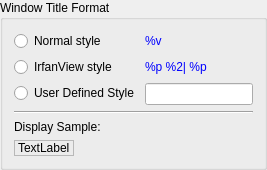
        <widget class="QGroupBox" name="groupBox_3">
         <property name="sizePolicy">
          <sizepolicy hsizetype="Preferred" vsizetype="Minimum">
           <horstretch>0</horstretch>
           <verstretch>0</verstretch>
          </sizepolicy>
         </property>
         <property name="title">
          <string>Window Title Format</string>
         </property>
         <layout class="QFormLayout" name="formLayout_3">
          <item row="0" column="0">
           <widget class="QRadioButton" name="radioButtonWindowTitleNormalStyle">
            <property name="text">
             <string>Normal style</string>
            </property>
           </widget>
          </item>
          <item row="1" column="0">
           <widget class="QRadioButton" name="radioButtonWindowTitleIrfanViewStyle">
            <property name="text">
             <string>IrfanView style</string>
            </property>
           </widget>
          </item>
          <item row="1" column="1">
           <widget class="QLabel" name="label_9">
            <property name="palette">
             <palette>
              <active>
               <colorrole role="WindowText">
                <brush brushstyle="SolidPattern">
                 <color alpha="255">
                  <red>0</red>
                  <green>0</green>
                  <blue>255</blue>
                 </color>
                </brush>
               </colorrole>
               <colorrole role="Button">
                <brush brushstyle="SolidPattern">
                 <color alpha="255">
                  <red>0</red>
                  <green>0</green>
                  <blue>255</blue>
                 </color>
                </brush>
               </colorrole>
               <colorrole role="Light">
                <brush brushstyle="SolidPattern">
                 <color alpha="255">
                  <red>127</red>
                  <green>127</green>
                  <blue>255</blue>
                 </color>
                </brush>
               </colorrole>
               <colorrole role="Midlight">
                <brush brushstyle="SolidPattern">
                 <color alpha="255">
                  <red>63</red>
                  <green>63</green>
                  <blue>255</blue>
                 </color>
                </brush>
               </colorrole>
               <colorrole role="Dark">
                <brush brushstyle="SolidPattern">
                 <color alpha="255">
                  <red>0</red>
                  <green>0</green>
                  <blue>127</blue>
                 </color>
                </brush>
               </colorrole>
               <colorrole role="Mid">
                <brush brushstyle="SolidPattern">
                 <color alpha="255">
                  <red>0</red>
                  <green>0</green>
                  <blue>170</blue>
                 </color>
                </brush>
               </colorrole>
               <colorrole role="Text">
                <brush brushstyle="SolidPattern">
                 <color alpha="255">
                  <red>0</red>
                  <green>0</green>
                  <blue>255</blue>
                 </color>
                </brush>
               </colorrole>
               <colorrole role="BrightText">
                <brush brushstyle="SolidPattern">
                 <color alpha="255">
                  <red>255</red>
                  <green>255</green>
                  <blue>255</blue>
                 </color>
                </brush>
               </colorrole>
               <colorrole role="ButtonText">
                <brush brushstyle="SolidPattern">
                 <color alpha="255">
                  <red>0</red>
                  <green>0</green>
                  <blue>0</blue>
                 </color>
                </brush>
               </colorrole>
               <colorrole role="Base">
                <brush brushstyle="SolidPattern">
                 <color alpha="255">
                  <red>255</red>
                  <green>255</green>
                  <blue>255</blue>
                 </color>
                </brush>
               </colorrole>
               <colorrole role="Window">
                <brush brushstyle="SolidPattern">
                 <color alpha="255">
                  <red>0</red>
                  <green>0</green>
                  <blue>255</blue>
                 </color>
                </brush>
               </colorrole>
               <colorrole role="Shadow">
                <brush brushstyle="SolidPattern">
                 <color alpha="255">
                  <red>0</red>
                  <green>0</green>
                  <blue>0</blue>
                 </color>
                </brush>
               </colorrole>
               <colorrole role="AlternateBase">
                <brush brushstyle="SolidPattern">
                 <color alpha="255">
                  <red>127</red>
                  <green>127</green>
                  <blue>255</blue>
                 </color>
                </brush>
               </colorrole>
               <colorrole role="ToolTipBase">
                <brush brushstyle="SolidPattern">
                 <color alpha="255">
                  <red>255</red>
                  <green>255</green>
                  <blue>220</blue>
                 </color>
                </brush>
               </colorrole>
               <colorrole role="ToolTipText">
                <brush brushstyle="SolidPattern">
                 <color alpha="255">
                  <red>0</red>
                  <green>0</green>
                  <blue>0</blue>
                 </color>
                </brush>
               </colorrole>
              </active>
              <inactive>
               <colorrole role="WindowText">
                <brush brushstyle="SolidPattern">
                 <color alpha="255">
                  <red>0</red>
                  <green>0</green>
                  <blue>255</blue>
                 </color>
                </brush>
               </colorrole>
               <colorrole role="Button">
                <brush brushstyle="SolidPattern">
                 <color alpha="255">
                  <red>0</red>
                  <green>0</green>
                  <blue>255</blue>
                 </color>
                </brush>
               </colorrole>
               <colorrole role="Light">
                <brush brushstyle="SolidPattern">
                 <color alpha="255">
                  <red>127</red>
                  <green>127</green>
                  <blue>255</blue>
                 </color>
                </brush>
               </colorrole>
               <colorrole role="Midlight">
                <brush brushstyle="SolidPattern">
                 <color alpha="255">
                  <red>63</red>
                  <green>63</green>
                  <blue>255</blue>
                 </color>
                </brush>
               </colorrole>
               <colorrole role="Dark">
                <brush brushstyle="SolidPattern">
                 <color alpha="255">
                  <red>0</red>
                  <green>0</green>
                  <blue>127</blue>
                 </color>
                </brush>
               </colorrole>
               <colorrole role="Mid">
                <brush brushstyle="SolidPattern">
                 <color alpha="255">
                  <red>0</red>
                  <green>0</green>
                  <blue>170</blue>
                 </color>
                </brush>
               </colorrole>
               <colorrole role="Text">
                <brush brushstyle="SolidPattern">
                 <color alpha="255">
                  <red>0</red>
                  <green>0</green>
                  <blue>255</blue>
                 </color>
                </brush>
               </colorrole>
               <colorrole role="BrightText">
                <brush brushstyle="SolidPattern">
                 <color alpha="255">
                  <red>255</red>
                  <green>255</green>
                  <blue>255</blue>
                 </color>
                </brush>
               </colorrole>
               <colorrole role="ButtonText">
                <brush brushstyle="SolidPattern">
                 <color alpha="255">
                  <red>0</red>
                  <green>0</green>
                  <blue>0</blue>
                 </color>
                </brush>
               </colorrole>
               <colorrole role="Base">
                <brush brushstyle="SolidPattern">
                 <color alpha="255">
                  <red>255</red>
                  <green>255</green>
                  <blue>255</blue>
                 </color>
                </brush>
               </colorrole>
               <colorrole role="Window">
                <brush brushstyle="SolidPattern">
                 <color alpha="255">
                  <red>0</red>
                  <green>0</green>
                  <blue>255</blue>
                 </color>
                </brush>
               </colorrole>
               <colorrole role="Shadow">
                <brush brushstyle="SolidPattern">
                 <color alpha="255">
                  <red>0</red>
                  <green>0</green>
                  <blue>0</blue>
                 </color>
                </brush>
               </colorrole>
               <colorrole role="AlternateBase">
                <brush brushstyle="SolidPattern">
                 <color alpha="255">
                  <red>127</red>
                  <green>127</green>
                  <blue>255</blue>
                 </color>
                </brush>
               </colorrole>
               <colorrole role="ToolTipBase">
                <brush brushstyle="SolidPattern">
                 <color alpha="255">
                  <red>255</red>
                  <green>255</green>
                  <blue>220</blue>
                 </color>
                </brush>
               </colorrole>
               <colorrole role="ToolTipText">
                <brush brushstyle="SolidPattern">
                 <color alpha="255">
                  <red>0</red>
                  <green>0</green>
                  <blue>0</blue>
                 </color>
                </brush>
               </colorrole>
              </inactive>
              <disabled>
               <colorrole role="WindowText">
                <brush brushstyle="SolidPattern">
                 <color alpha="255">
                  <red>0</red>
                  <green>0</green>
                  <blue>127</blue>
                 </color>
                </brush>
               </colorrole>
               <colorrole role="Button">
                <brush brushstyle="SolidPattern">
                 <color alpha="255">
                  <red>0</red>
                  <green>0</green>
                  <blue>255</blue>
                 </color>
                </brush>
               </colorrole>
               <colorrole role="Light">
                <brush brushstyle="SolidPattern">
                 <color alpha="255">
                  <red>127</red>
                  <green>127</green>
                  <blue>255</blue>
                 </color>
                </brush>
               </colorrole>
               <colorrole role="Midlight">
                <brush brushstyle="SolidPattern">
                 <color alpha="255">
                  <red>63</red>
                  <green>63</green>
                  <blue>255</blue>
                 </color>
                </brush>
               </colorrole>
               <colorrole role="Dark">
                <brush brushstyle="SolidPattern">
                 <color alpha="255">
                  <red>0</red>
                  <green>0</green>
                  <blue>127</blue>
                 </color>
                </brush>
               </colorrole>
               <colorrole role="Mid">
                <brush brushstyle="SolidPattern">
                 <color alpha="255">
                  <red>0</red>
                  <green>0</green>
                  <blue>170</blue>
                 </color>
                </brush>
               </colorrole>
               <colorrole role="Text">
                <brush brushstyle="SolidPattern">
                 <color alpha="255">
                  <red>0</red>
                  <green>0</green>
                  <blue>127</blue>
                 </color>
                </brush>
               </colorrole>
               <colorrole role="BrightText">
                <brush brushstyle="SolidPattern">
                 <color alpha="255">
                  <red>255</red>
                  <green>255</green>
                  <blue>255</blue>
                 </color>
                </brush>
               </colorrole>
               <colorrole role="ButtonText">
                <brush brushstyle="SolidPattern">
                 <color alpha="255">
                  <red>0</red>
                  <green>0</green>
                  <blue>127</blue>
                 </color>
                </brush>
               </colorrole>
               <colorrole role="Base">
                <brush brushstyle="SolidPattern">
                 <color alpha="255">
                  <red>0</red>
                  <green>0</green>
                  <blue>255</blue>
                 </color>
                </brush>
               </colorrole>
               <colorrole role="Window">
                <brush brushstyle="SolidPattern">
                 <color alpha="255">
                  <red>0</red>
                  <green>0</green>
                  <blue>255</blue>
                 </color>
                </brush>
               </colorrole>
               <colorrole role="Shadow">
                <brush brushstyle="SolidPattern">
                 <color alpha="255">
                  <red>0</red>
                  <green>0</green>
                  <blue>0</blue>
                 </color>
                </brush>
               </colorrole>
               <colorrole role="AlternateBase">
                <brush brushstyle="SolidPattern">
                 <color alpha="255">
                  <red>0</red>
                  <green>0</green>
                  <blue>255</blue>
                 </color>
                </brush>
               </colorrole>
               <colorrole role="ToolTipBase">
                <brush brushstyle="SolidPattern">
                 <color alpha="255">
                  <red>255</red>
                  <green>255</green>
                  <blue>220</blue>
                 </color>
                </brush>
               </colorrole>
               <colorrole role="ToolTipText">
                <brush brushstyle="SolidPattern">
                 <color alpha="255">
                  <red>0</red>
                  <green>0</green>
                  <blue>0</blue>
                 </color>
                </brush>
               </colorrole>
              </disabled>
             </palette>
            </property>
            <property name="text">
             <string notr="true">%p %2| %p</string>
            </property>
           </widget>
          </item>
          <item row="2" column="0">
           <widget class="QRadioButton" name="radioButtonWindowTitleUserDefined">
            <property name="text">
             <string>User Defined Style</string>
            </property>
           </widget>
          </item>
          <item row="2" column="1">
           <widget class="QLineEdit" name="lineEditWindowTitleUserStyle"/>
          </item>
          <item row="3" column="0" colspan="2">
           <widget class="Line" name="line_2">
            <property name="orientation">
             <enum>Qt::Horizontal</enum>
            </property>
           </widget>
          </item>
          <item row="4" column="0">
           <widget class="QLabel" name="label_10">
            <property name="text">
             <string>Display Sample:</string>
            </property>
           </widget>
          </item>
          <item row="5" column="0">
           <widget class="QLabel" name="labelWindowTitleSample">
            <property name="frameShape">
             <enum>QFrame::StyledPanel</enum>
            </property>
            <property name="text">
             <string notr="true">TextLabel</string>
            </property>
           </widget>
          </item>
          <item row="0" column="1">
           <widget class="QLabel" name="label_8">
            <property name="palette">
             <palette>
              <active>
               <colorrole role="WindowText">
                <brush brushstyle="SolidPattern">
                 <color alpha="255">
                  <red>0</red>
                  <green>0</green>
                  <blue>255</blue>
                 </color>
                </brush>
               </colorrole>
               <colorrole role="Button">
                <brush brushstyle="SolidPattern">
                 <color alpha="255">
                  <red>0</red>
                  <green>0</green>
                  <blue>255</blue>
                 </color>
                </brush>
               </colorrole>
               <colorrole role="Light">
                <brush brushstyle="SolidPattern">
                 <color alpha="255">
                  <red>127</red>
                  <green>127</green>
                  <blue>255</blue>
                 </color>
                </brush>
               </colorrole>
               <colorrole role="Midlight">
                <brush brushstyle="SolidPattern">
                 <color alpha="255">
                  <red>63</red>
                  <green>63</green>
                  <blue>255</blue>
                 </color>
                </brush>
               </colorrole>
               <colorrole role="Dark">
                <brush brushstyle="SolidPattern">
                 <color alpha="255">
                  <red>0</red>
                  <green>0</green>
                  <blue>127</blue>
                 </color>
                </brush>
               </colorrole>
               <colorrole role="Mid">
                <brush brushstyle="SolidPattern">
                 <color alpha="255">
                  <red>0</red>
                  <green>0</green>
                  <blue>170</blue>
                 </color>
                </brush>
               </colorrole>
               <colorrole role="Text">
                <brush brushstyle="SolidPattern">
                 <color alpha="255">
                  <red>0</red>
                  <green>0</green>
                  <blue>255</blue>
                 </color>
                </brush>
               </colorrole>
               <colorrole role="BrightText">
                <brush brushstyle="SolidPattern">
                 <color alpha="255">
                  <red>255</red>
                  <green>255</green>
                  <blue>255</blue>
                 </color>
                </brush>
               </colorrole>
               <colorrole role="ButtonText">
                <brush brushstyle="SolidPattern">
                 <color alpha="255">
                  <red>0</red>
                  <green>0</green>
                  <blue>0</blue>
                 </color>
                </brush>
               </colorrole>
               <colorrole role="Base">
                <brush brushstyle="SolidPattern">
                 <color alpha="255">
                  <red>255</red>
                  <green>255</green>
                  <blue>255</blue>
                 </color>
                </brush>
               </colorrole>
               <colorrole role="Window">
                <brush brushstyle="SolidPattern">
                 <color alpha="255">
                  <red>0</red>
                  <green>0</green>
                  <blue>255</blue>
                 </color>
                </brush>
               </colorrole>
               <colorrole role="Shadow">
                <brush brushstyle="SolidPattern">
                 <color alpha="255">
                  <red>0</red>
                  <green>0</green>
                  <blue>0</blue>
                 </color>
                </brush>
               </colorrole>
               <colorrole role="AlternateBase">
                <brush brushstyle="SolidPattern">
                 <color alpha="255">
                  <red>127</red>
                  <green>127</green>
                  <blue>255</blue>
                 </color>
                </brush>
               </colorrole>
               <colorrole role="ToolTipBase">
                <brush brushstyle="SolidPattern">
                 <color alpha="255">
                  <red>255</red>
                  <green>255</green>
                  <blue>220</blue>
                 </color>
                </brush>
               </colorrole>
               <colorrole role="ToolTipText">
                <brush brushstyle="SolidPattern">
                 <color alpha="255">
                  <red>0</red>
                  <green>0</green>
                  <blue>0</blue>
                 </color>
                </brush>
               </colorrole>
              </active>
              <inactive>
               <colorrole role="WindowText">
                <brush brushstyle="SolidPattern">
                 <color alpha="255">
                  <red>0</red>
                  <green>0</green>
                  <blue>255</blue>
                 </color>
                </brush>
               </colorrole>
               <colorrole role="Button">
                <brush brushstyle="SolidPattern">
                 <color alpha="255">
                  <red>0</red>
                  <green>0</green>
                  <blue>255</blue>
                 </color>
                </brush>
               </colorrole>
               <colorrole role="Light">
                <brush brushstyle="SolidPattern">
                 <color alpha="255">
                  <red>127</red>
                  <green>127</green>
                  <blue>255</blue>
                 </color>
                </brush>
               </colorrole>
               <colorrole role="Midlight">
                <brush brushstyle="SolidPattern">
                 <color alpha="255">
                  <red>63</red>
                  <green>63</green>
                  <blue>255</blue>
                 </color>
                </brush>
               </colorrole>
               <colorrole role="Dark">
                <brush brushstyle="SolidPattern">
                 <color alpha="255">
                  <red>0</red>
                  <green>0</green>
                  <blue>127</blue>
                 </color>
                </brush>
               </colorrole>
               <colorrole role="Mid">
                <brush brushstyle="SolidPattern">
                 <color alpha="255">
                  <red>0</red>
                  <green>0</green>
                  <blue>170</blue>
                 </color>
                </brush>
               </colorrole>
               <colorrole role="Text">
                <brush brushstyle="SolidPattern">
                 <color alpha="255">
                  <red>0</red>
                  <green>0</green>
                  <blue>255</blue>
                 </color>
                </brush>
               </colorrole>
               <colorrole role="BrightText">
                <brush brushstyle="SolidPattern">
                 <color alpha="255">
                  <red>255</red>
                  <green>255</green>
                  <blue>255</blue>
                 </color>
                </brush>
               </colorrole>
               <colorrole role="ButtonText">
                <brush brushstyle="SolidPattern">
                 <color alpha="255">
                  <red>0</red>
                  <green>0</green>
                  <blue>0</blue>
                 </color>
                </brush>
               </colorrole>
               <colorrole role="Base">
                <brush brushstyle="SolidPattern">
                 <color alpha="255">
                  <red>255</red>
                  <green>255</green>
                  <blue>255</blue>
                 </color>
                </brush>
               </colorrole>
               <colorrole role="Window">
                <brush brushstyle="SolidPattern">
                 <color alpha="255">
                  <red>0</red>
                  <green>0</green>
                  <blue>255</blue>
                 </color>
                </brush>
               </colorrole>
               <colorrole role="Shadow">
                <brush brushstyle="SolidPattern">
                 <color alpha="255">
                  <red>0</red>
                  <green>0</green>
                  <blue>0</blue>
                 </color>
                </brush>
               </colorrole>
               <colorrole role="AlternateBase">
                <brush brushstyle="SolidPattern">
                 <color alpha="255">
                  <red>127</red>
                  <green>127</green>
                  <blue>255</blue>
                 </color>
                </brush>
               </colorrole>
               <colorrole role="ToolTipBase">
                <brush brushstyle="SolidPattern">
                 <color alpha="255">
                  <red>255</red>
                  <green>255</green>
                  <blue>220</blue>
                 </color>
                </brush>
               </colorrole>
               <colorrole role="ToolTipText">
                <brush brushstyle="SolidPattern">
                 <color alpha="255">
                  <red>0</red>
                  <green>0</green>
                  <blue>0</blue>
                 </color>
                </brush>
               </colorrole>
              </inactive>
              <disabled>
               <colorrole role="WindowText">
                <brush brushstyle="SolidPattern">
                 <color alpha="255">
                  <red>0</red>
                  <green>0</green>
                  <blue>127</blue>
                 </color>
                </brush>
               </colorrole>
               <colorrole role="Button">
                <brush brushstyle="SolidPattern">
                 <color alpha="255">
                  <red>0</red>
                  <green>0</green>
                  <blue>255</blue>
                 </color>
                </brush>
               </colorrole>
               <colorrole role="Light">
                <brush brushstyle="SolidPattern">
                 <color alpha="255">
                  <red>127</red>
                  <green>127</green>
                  <blue>255</blue>
                 </color>
                </brush>
               </colorrole>
               <colorrole role="Midlight">
                <brush brushstyle="SolidPattern">
                 <color alpha="255">
                  <red>63</red>
                  <green>63</green>
                  <blue>255</blue>
                 </color>
                </brush>
               </colorrole>
               <colorrole role="Dark">
                <brush brushstyle="SolidPattern">
                 <color alpha="255">
                  <red>0</red>
                  <green>0</green>
                  <blue>127</blue>
                 </color>
                </brush>
               </colorrole>
               <colorrole role="Mid">
                <brush brushstyle="SolidPattern">
                 <color alpha="255">
                  <red>0</red>
                  <green>0</green>
                  <blue>170</blue>
                 </color>
                </brush>
               </colorrole>
               <colorrole role="Text">
                <brush brushstyle="SolidPattern">
                 <color alpha="255">
                  <red>0</red>
                  <green>0</green>
                  <blue>127</blue>
                 </color>
                </brush>
               </colorrole>
               <colorrole role="BrightText">
                <brush brushstyle="SolidPattern">
                 <color alpha="255">
                  <red>255</red>
                  <green>255</green>
                  <blue>255</blue>
                 </color>
                </brush>
               </colorrole>
               <colorrole role="ButtonText">
                <brush brushstyle="SolidPattern">
                 <color alpha="255">
                  <red>0</red>
                  <green>0</green>
                  <blue>127</blue>
                 </color>
                </brush>
               </colorrole>
               <colorrole role="Base">
                <brush brushstyle="SolidPattern">
                 <color alpha="255">
                  <red>0</red>
                  <green>0</green>
                  <blue>255</blue>
                 </color>
                </brush>
               </colorrole>
               <colorrole role="Window">
                <brush brushstyle="SolidPattern">
                 <color alpha="255">
                  <red>0</red>
                  <green>0</green>
                  <blue>255</blue>
                 </color>
                </brush>
               </colorrole>
               <colorrole role="Shadow">
                <brush brushstyle="SolidPattern">
                 <color alpha="255">
                  <red>0</red>
                  <green>0</green>
                  <blue>0</blue>
                 </color>
                </brush>
               </colorrole>
               <colorrole role="AlternateBase">
                <brush brushstyle="SolidPattern">
                 <color alpha="255">
                  <red>0</red>
                  <green>0</green>
                  <blue>255</blue>
                 </color>
                </brush>
               </colorrole>
               <colorrole role="ToolTipBase">
                <brush brushstyle="SolidPattern">
                 <color alpha="255">
                  <red>255</red>
                  <green>255</green>
                  <blue>220</blue>
                 </color>
                </brush>
               </colorrole>
               <colorrole role="ToolTipText">
                <brush brushstyle="SolidPattern">
                 <color alpha="255">
                  <red>0</red>
                  <green>0</green>
                  <blue>0</blue>
                 </color>
                </brush>
               </colorrole>
              </disabled>
             </palette>
            </property>
            <property name="text">
             <string notr="true">%v</string>
            </property>
           </widget>
          </item>
         </layout>
        </widget>
